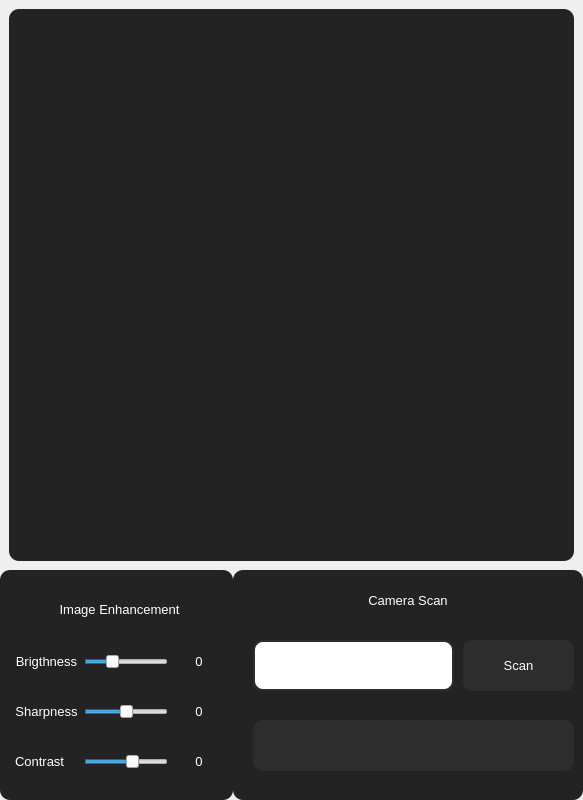
                <widget class="QFrame" name="right_frame">
                 <property name="minimumSize">
                  <size>
                   <width>0</width>
                   <height>500</height>
                  </size>
                 </property>
                 <property name="frameShape">
                  <enum>QFrame::NoFrame</enum>
                 </property>
                 <property name="frameShadow">
                  <enum>QFrame::Raised</enum>
                 </property>
                 <layout class="QVBoxLayout" name="verticalLayout_7">
                  <property name="spacing">
                   <number>0</number>
                  </property>
                  <property name="leftMargin">
                   <number>0</number>
                  </property>
                  <property name="topMargin">
                   <number>0</number>
                  </property>
                  <property name="rightMargin">
                   <number>0</number>
                  </property>
                  <property name="bottomMargin">
                   <number>0</number>
                  </property>
                  <item>
                   <widget class="QFrame" name="camera_frame">
                    <property name="minimumSize">
                     <size>
                      <width>0</width>
                      <height>570</height>
                     </size>
                    </property>
                    <property name="maximumSize">
                     <size>
                      <width>16777215</width>
                      <height>570</height>
                     </size>
                    </property>
                    <property name="frameShape">
                     <enum>QFrame::NoFrame</enum>
                    </property>
                    <property name="frameShadow">
                     <enum>QFrame::Raised</enum>
                    </property>
                    <layout class="QVBoxLayout" name="verticalLayout_8">
                     <item>
                      <widget class="QLabel" name="camera_view">
                       <property name="minimumSize">
                        <size>
                         <width>0</width>
                         <height>0</height>
                        </size>
                       </property>
                       <property name="maximumSize">
                        <size>
                         <width>16777215</width>
                         <height>16777215</height>
                        </size>
                       </property>
                       <property name="font">
                        <font>
                         <family>Arial</family>
                         <pointsize>14</pointsize>
                         <weight>50</weight>
                         <bold>false</bold>
                        </font>
                       </property>
                       <property name="styleSheet">
                        <string notr="true">QLabel{
	color: rgb(255, 255, 255);
	background-color: rgb(35, 35, 35);
	border-radius: 10px;
}</string>
                       </property>
                       <property name="text">
                        <string/>
                       </property>
                       <property name="pixmap">
                        <pixmap resource="../resource/asset.qrc">:/icons/asset/camera-off.svg</pixmap>
                       </property>
                       <property name="alignment">
                        <set>Qt::AlignCenter</set>
                       </property>
                       <property name="wordWrap">
                        <bool>true</bool>
                       </property>
                       <property name="buddy">
                        <cstring></cstring>
                       </property>
                      </widget>
                     </item>
                    </layout>
                   </widget>
                  </item>
                  <item>
                   <widget class="QFrame" name="properties_frame">
                    <property name="maximumSize">
                     <size>
                      <width>16777215</width>
                      <height>400</height>
                     </size>
                    </property>
                    <property name="frameShape">
                     <enum>QFrame::NoFrame</enum>
                    </property>
                    <property name="frameShadow">
                     <enum>QFrame::Raised</enum>
                    </property>
                    <layout class="QVBoxLayout" name="verticalLayout_11">
                     <property name="spacing">
                      <number>0</number>
                     </property>
                     <property name="leftMargin">
                      <number>0</number>
                     </property>
                     <property name="topMargin">
                      <number>0</number>
                     </property>
                     <property name="rightMargin">
                      <number>0</number>
                     </property>
                     <property name="bottomMargin">
                      <number>0</number>
                     </property>
                     <item>
                      <widget class="QFrame" name="frame_2">
                       <property name="minimumSize">
                        <size>
                         <width>0</width>
                         <height>230</height>
                        </size>
                       </property>
                       <property name="maximumSize">
                        <size>
                         <width>16777215</width>
                         <height>230</height>
                        </size>
                       </property>
                       <property name="frameShape">
                        <enum>QFrame::NoFrame</enum>
                       </property>
                       <property name="frameShadow">
                        <enum>QFrame::Raised</enum>
                       </property>
                       <layout class="QHBoxLayout" name="horizontalLayout_10">
                        <property name="spacing">
                         <number>0</number>
                        </property>
                        <property name="leftMargin">
                         <number>0</number>
                        </property>
                        <property name="topMargin">
                         <number>0</number>
                        </property>
                        <property name="rightMargin">
                         <number>0</number>
                        </property>
                        <property name="bottomMargin">
                         <number>0</number>
                        </property>
                        <item>
                         <widget class="QFrame" name="frame_4">
                          <property name="minimumSize">
                           <size>
                            <width>0</width>
                            <height>0</height>
                           </size>
                          </property>
                          <property name="maximumSize">
                           <size>
                            <width>370</width>
                            <height>16777215</height>
                           </size>
                          </property>
                          <property name="styleSheet">
                           <string notr="true">QFrame{
	color: rgb(255, 255, 255);
	background-color: rgb(35, 35, 35);
	border-radius: 10px;
}</string>
                          </property>
                          <property name="frameShape">
                           <enum>QFrame::NoFrame</enum>
                          </property>
                          <property name="frameShadow">
                           <enum>QFrame::Plain</enum>
                          </property>
                          <layout class="QGridLayout" name="gridLayout_2">
                           <property name="leftMargin">
                            <number>15</number>
                           </property>
                           <property name="verticalSpacing">
                            <number>15</number>
                           </property>
                           <item row="1" column="0" colspan="3">
                            <widget class="QLabel" name="label_14">
                             <property name="minimumSize">
                              <size>
                               <width>0</width>
                               <height>20</height>
                              </size>
                             </property>
                             <property name="maximumSize">
                              <size>
                               <width>16777215</width>
                               <height>20</height>
                              </size>
                             </property>
                             <property name="font">
                              <font>
                               <family>Arial</family>
                               <pointsize>10</pointsize>
                              </font>
                             </property>
                             <property name="styleSheet">
                              <string notr="true"/>
                             </property>
                             <property name="text">
                              <string>Image Enhancement</string>
                             </property>
                             <property name="alignment">
                              <set>Qt::AlignCenter</set>
                             </property>
                            </widget>
                           </item>
                           <item row="4" column="2">
                            <widget class="QLabel" name="brightness_value">
                             <property name="minimumSize">
                              <size>
                               <width>50</width>
                               <height>0</height>
                              </size>
                             </property>
                             <property name="maximumSize">
                              <size>
                               <width>50</width>
                               <height>16777215</height>
                              </size>
                             </property>
                             <property name="font">
                              <font>
                               <family>Arial</family>
                               <pointsize>10</pointsize>
                               <weight>50</weight>
                               <bold>false</bold>
                              </font>
                             </property>
                             <property name="styleSheet">
                              <string notr="true">QLabel{
	color: rgb(255, 255, 255);
	background-color: rgb(35, 35, 35);
	border-radius: 10px;
}</string>
                             </property>
                             <property name="text">
                              <string>0</string>
                             </property>
                             <property name="alignment">
                              <set>Qt::AlignCenter</set>
                             </property>
                            </widget>
                           </item>
                           <item row="4" column="0">
                            <widget class="QLabel" name="brightness_label">
                             <property name="font">
                              <font>
                               <family>Arial</family>
                               <pointsize>10</pointsize>
                               <weight>50</weight>
                               <bold>false</bold>
                              </font>
                             </property>
                             <property name="styleSheet">
                              <string notr="true">QLabel{
	color: rgb(255, 255, 255);
	background-color: rgb(35, 35, 35);
	border-radius: 10px;
}</string>
                             </property>
                             <property name="text">
                              <string>Brigthness</string>
                             </property>
                             <property name="alignment">
                              <set>Qt::AlignCenter</set>
                             </property>
                            </widget>
                           </item>
                           <item row="4" column="1">
                            <widget class="QSlider" name="brigthness">
                             <property name="maximum">
                              <number>100</number>
                             </property>
                             <property name="value">
                              <number>30</number>
                             </property>
                             <property name="sliderPosition">
                              <number>30</number>
                             </property>
                             <property name="orientation">
                              <enum>Qt::Horizontal</enum>
                             </property>
                            </widget>
                           </item>
                           <item row="5" column="1">
                            <widget class="QSlider" name="sharpness">
                             <property name="maximum">
                              <number>100</number>
                             </property>
                             <property name="value">
                              <number>50</number>
                             </property>
                             <property name="sliderPosition">
                              <number>50</number>
                             </property>
                             <property name="orientation">
                              <enum>Qt::Horizontal</enum>
                             </property>
                            </widget>
                           </item>
                           <item row="5" column="0">
                            <widget class="QLabel" name="sharp_label">
                             <property name="font">
                              <font>
                               <family>Arial</family>
                               <pointsize>10</pointsize>
                               <weight>50</weight>
                               <bold>false</bold>
                              </font>
                             </property>
                             <property name="styleSheet">
                              <string notr="true">QLabel{
	color: rgb(255, 255, 255);
	background-color: rgb(35, 35, 35);
	border-radius: 10px;
}</string>
                             </property>
                             <property name="text">
                              <string>Sharpness</string>
                             </property>
                             <property name="alignment">
                              <set>Qt::AlignCenter</set>
                             </property>
                            </widget>
                           </item>
                           <item row="5" column="2">
                            <widget class="QLabel" name="sharp_value">
                             <property name="minimumSize">
                              <size>
                               <width>50</width>
                               <height>0</height>
                              </size>
                             </property>
                             <property name="maximumSize">
                              <size>
                               <width>50</width>
                               <height>16777215</height>
                              </size>
                             </property>
                             <property name="font">
                              <font>
                               <family>Arial</family>
                               <pointsize>10</pointsize>
                               <weight>50</weight>
                               <bold>false</bold>
                              </font>
                             </property>
                             <property name="styleSheet">
                              <string notr="true">QLabel{
	color: rgb(255, 255, 255);
	background-color: rgb(35, 35, 35);
	border-radius: 10px;
}</string>
                             </property>
                             <property name="text">
                              <string>0</string>
                             </property>
                             <property name="alignment">
                              <set>Qt::AlignCenter</set>
                             </property>
                            </widget>
                           </item>
                           <item row="6" column="1">
                            <widget class="QSlider" name="contrast">
                             <property name="styleSheet">
                              <string notr="true">QSlider:groove:horizontal{
	margin:2px;
	height:1px;
}
</string>
                             </property>
                             <property name="maximum">
                              <number>100</number>
                             </property>
                             <property name="value">
                              <number>60</number>
                             </property>
                             <property name="sliderPosition">
                              <number>60</number>
                             </property>
                             <property name="orientation">
                              <enum>Qt::Horizontal</enum>
                             </property>
                            </widget>
                           </item>
                           <item row="6" column="0">
                            <widget class="QLabel" name="contrast_label">
                             <property name="font">
                              <font>
                               <family>Arial</family>
                               <pointsize>10</pointsize>
                               <weight>50</weight>
                               <bold>false</bold>
                              </font>
                             </property>
                             <property name="styleSheet">
                              <string notr="true">QLabel{
	color: rgb(255, 255, 255);
	background-color: rgb(35, 35, 35);
	border-radius: 10px;
}</string>
                             </property>
                             <property name="text">
                              <string>Contrast</string>
                             </property>
                             <property name="alignment">
                              <set>Qt::AlignLeading|Qt::AlignLeft|Qt::AlignVCenter</set>
                             </property>
                            </widget>
                           </item>
                           <item row="6" column="2">
                            <widget class="QLabel" name="contrast_value">
                             <property name="minimumSize">
                              <size>
                               <width>50</width>
                               <height>0</height>
                              </size>
                             </property>
                             <property name="maximumSize">
                              <size>
                               <width>50</width>
                               <height>16777215</height>
                              </size>
                             </property>
                             <property name="font">
                              <font>
                               <family>Arial</family>
                               <pointsize>10</pointsize>
                               <weight>50</weight>
                               <bold>false</bold>
                              </font>
                             </property>
                             <property name="styleSheet">
                              <string notr="true">QLabel{
	color: rgb(255, 255, 255);
	background-color: rgb(35, 35, 35);
	border-radius: 10px;
}</string>
                             </property>
                             <property name="text">
                              <string>0</string>
                             </property>
                             <property name="alignment">
                              <set>Qt::AlignCenter</set>
                             </property>
                            </widget>
                           </item>
                          </layout>
                         </widget>
                        </item>
                        <item>
                         <widget class="QFrame" name="frame_5">
                          <property name="minimumSize">
                           <size>
                            <width>350</width>
                            <height>0</height>
                           </size>
                          </property>
                          <property name="maximumSize">
                           <size>
                            <width>360</width>
                            <height>16777215</height>
                           </size>
                          </property>
                          <property name="styleSheet">
                           <string notr="true">QFrame{
	color: rgb(255, 255, 255);
	background-color: rgb(35, 35, 35);
	border-radius: 10px;
}</string>
                          </property>
                          <property name="frameShape">
                           <enum>QFrame::NoFrame</enum>
                          </property>
                          <property name="frameShadow">
                           <enum>QFrame::Plain</enum>
                          </property>
                          <widget class="QLabel" name="label_18">
                           <property name="geometry">
                            <rect>
                             <x>100</x>
                             <y>20</y>
                             <width>150</width>
                             <height>20</height>
                            </rect>
                           </property>
                           <property name="minimumSize">
                            <size>
                             <width>0</width>
                             <height>20</height>
                            </size>
                           </property>
                           <property name="maximumSize">
                            <size>
                             <width>16777215</width>
                             <height>20</height>
                            </size>
                           </property>
                           <property name="font">
                            <font>
                             <family>Arial</family>
                             <pointsize>10</pointsize>
                            </font>
                           </property>
                           <property name="styleSheet">
                            <string notr="true"/>
                           </property>
                           <property name="text">
                            <string>Camera Scan</string>
                           </property>
                           <property name="alignment">
                            <set>Qt::AlignCenter</set>
                           </property>
                          </widget>
                          <widget class="QLabel" name="scan_range_label">
                           <property name="geometry">
                            <rect>
                             <x>20</x>
                             <y>150</y>
                             <width>321</width>
                             <height>51</height>
                            </rect>
                           </property>
                           <property name="font">
                            <font>
                             <family>MS Shell Dlg 2</family>
                             <pointsize>10</pointsize>
                             <weight>50</weight>
                             <bold>false</bold>
                            </font>
                           </property>
                           <property name="styleSheet">
                            <string notr="true">QLabel{
	color: rgb(255, 255, 255);
	background-color: rgb(45, 45, 45);
	border-radius: 10px;
	padding-left:45px;

}</string>
                           </property>
                           <property name="text">
                            <string/>
                           </property>
                           <property name="alignment">
                            <set>Qt::AlignCenter</set>
                           </property>
                          </widget>
                          <widget class="QLabel" name="label_42">
                           <property name="geometry">
                            <rect>
                             <x>30</x>
                             <y>160</y>
                             <width>31</width>
                             <height>31</height>
                            </rect>
                           </property>
                           <property name="styleSheet">
                            <string notr="true">background-color: rgb(45, 45, 45);</string>
                           </property>
                           <property name="text">
                            <string/>
                           </property>
                           <property name="pixmap">
                            <pixmap resource="../resource/asset.qrc">:/icons/asset/camera.svg</pixmap>
                           </property>
                          </widget>
                          <widget class="QPushButton" name="btn_scan_range">
                           <property name="geometry">
                            <rect>
                             <x>230</x>
                             <y>70</y>
                             <width>111</width>
                             <height>51</height>
                            </rect>
                           </property>
                           <property name="font">
                            <font>
                             <pointsize>10</pointsize>
                            </font>
                           </property>
                           <property name="styleSheet">
                            <string notr="true">QPushButton{
	color: rgb(255, 255, 255);
	background-color: rgb(45, 45, 45);
	border:none;
	border-radius: 10px;
}

QPushButton:hover{
	border-radius: 20px;
}

QPushButton:pressed{
	border: 2px solid rgb(255,255,255);	
}</string>
                           </property>
                           <property name="text">
                            <string>Scan</string>
                           </property>
                           <property name="icon">
                            <iconset resource="../resource/asset.qrc">
                             <normaloff>:/icons/asset/search.svg</normaloff>:/icons/asset/search.svg</iconset>
                           </property>
                           <property name="iconSize">
                            <size>
                             <width>30</width>
                             <height>30</height>
                            </size>
                           </property>
                           <property name="flat">
                            <bool>true</bool>
                           </property>
                          </widget>
                          <widget class="QLineEdit" name="scan_range">
                           <property name="geometry">
                            <rect>
                             <x>20</x>
                             <y>70</y>
                             <width>201</width>
                             <height>51</height>
                            </rect>
                           </property>
                           <property name="font">
                            <font>
                             <pointsize>10</pointsize>
                            </font>
                           </property>
                           <property name="styleSheet">
                            <string notr="true">QLineEdit{
	color: rgb(255, 255, 255);
	border: 2px solid  rgb(45, 45, 45);
	border-radius:10px;
	padding-left: 10px;
}

QLineEdit:hover{
	border:2px solid rgb(35, 35, 35);
}

QLineEdit:focus{
	border:2px solid rgb(255, 255, 255);
}</string>
                           </property>
                           <property name="placeholderText">
                            <string>Scan range ?</string>
                           </property>
                           <property name="clearButtonEnabled">
                            <bool>true</bool>
                           </property>
                          </widget>
                         </widget>
                        </item>
                       </layout>
                      </widget>
                     </item>
                    </layout>
                   </widget>
                  </item>
                 </layout>
                </widget>
